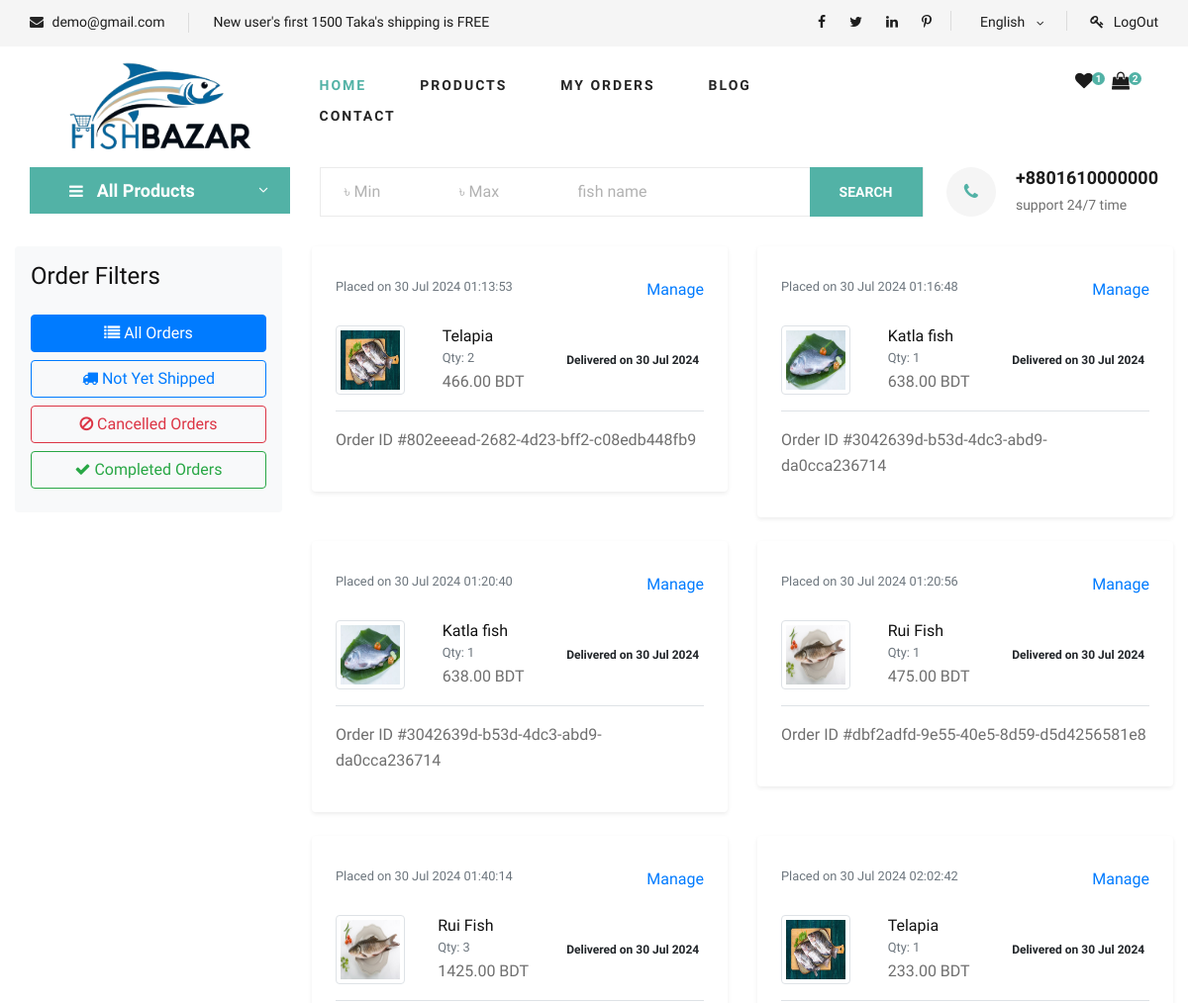
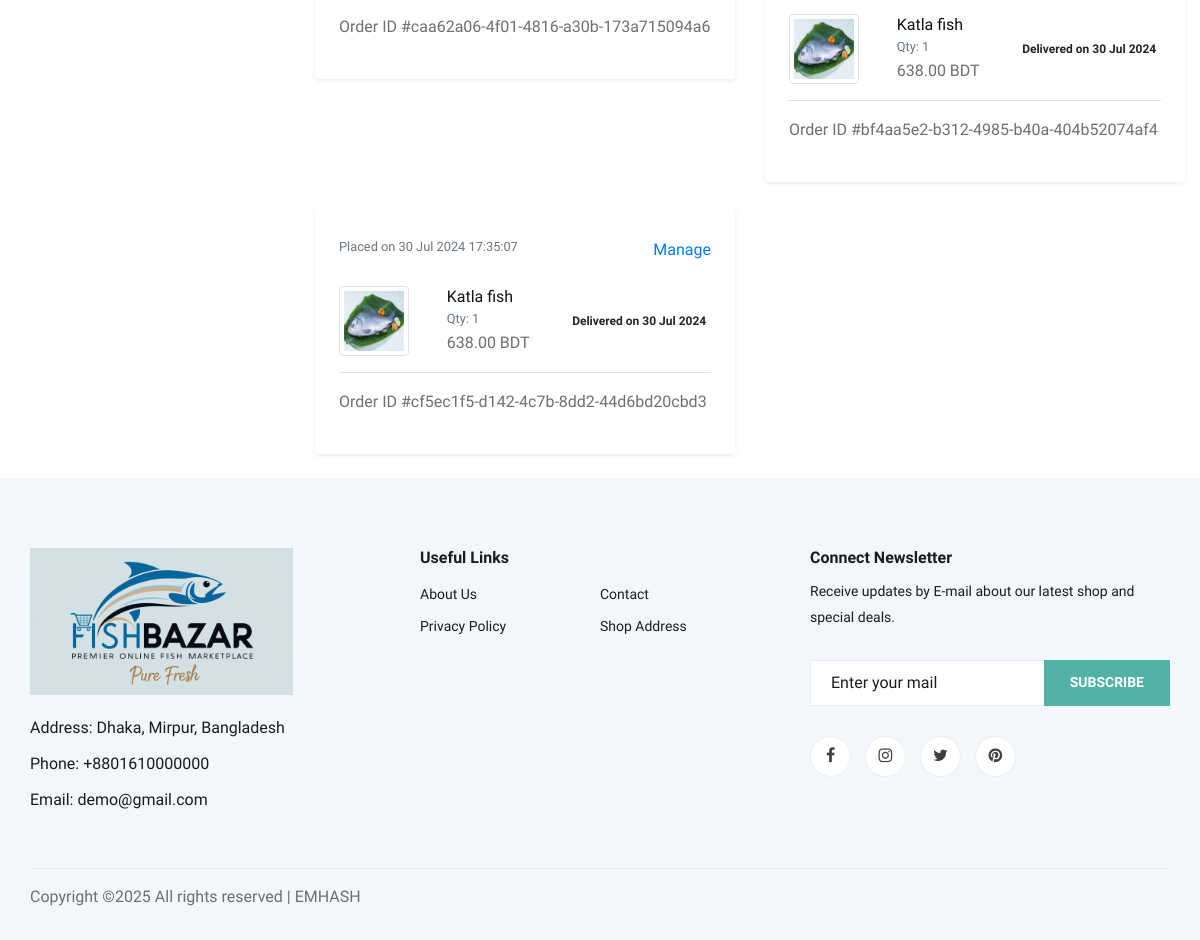
Before: /my-orders/history/ (signed in) with the older database file (2 pictures, top to bottom).
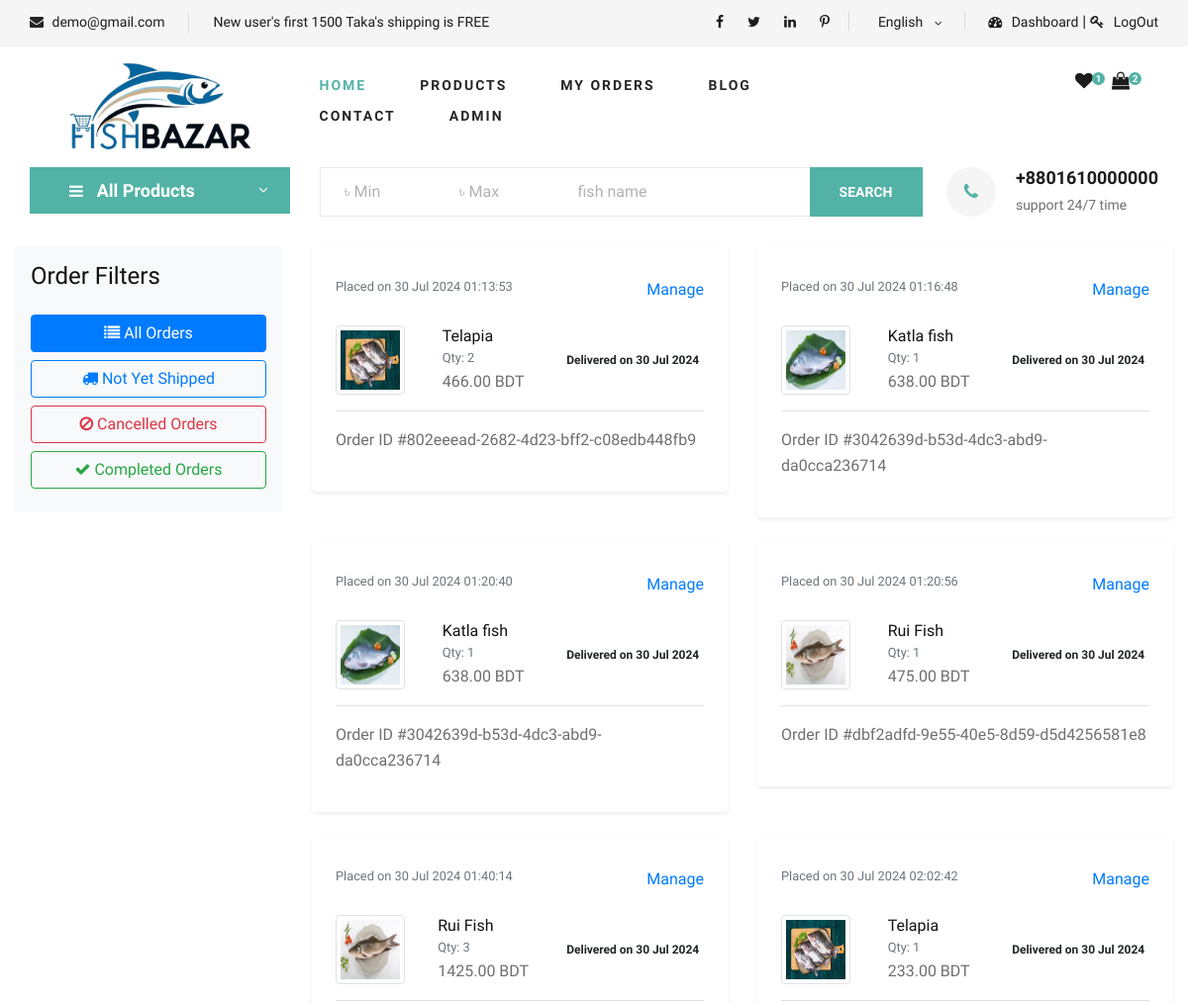
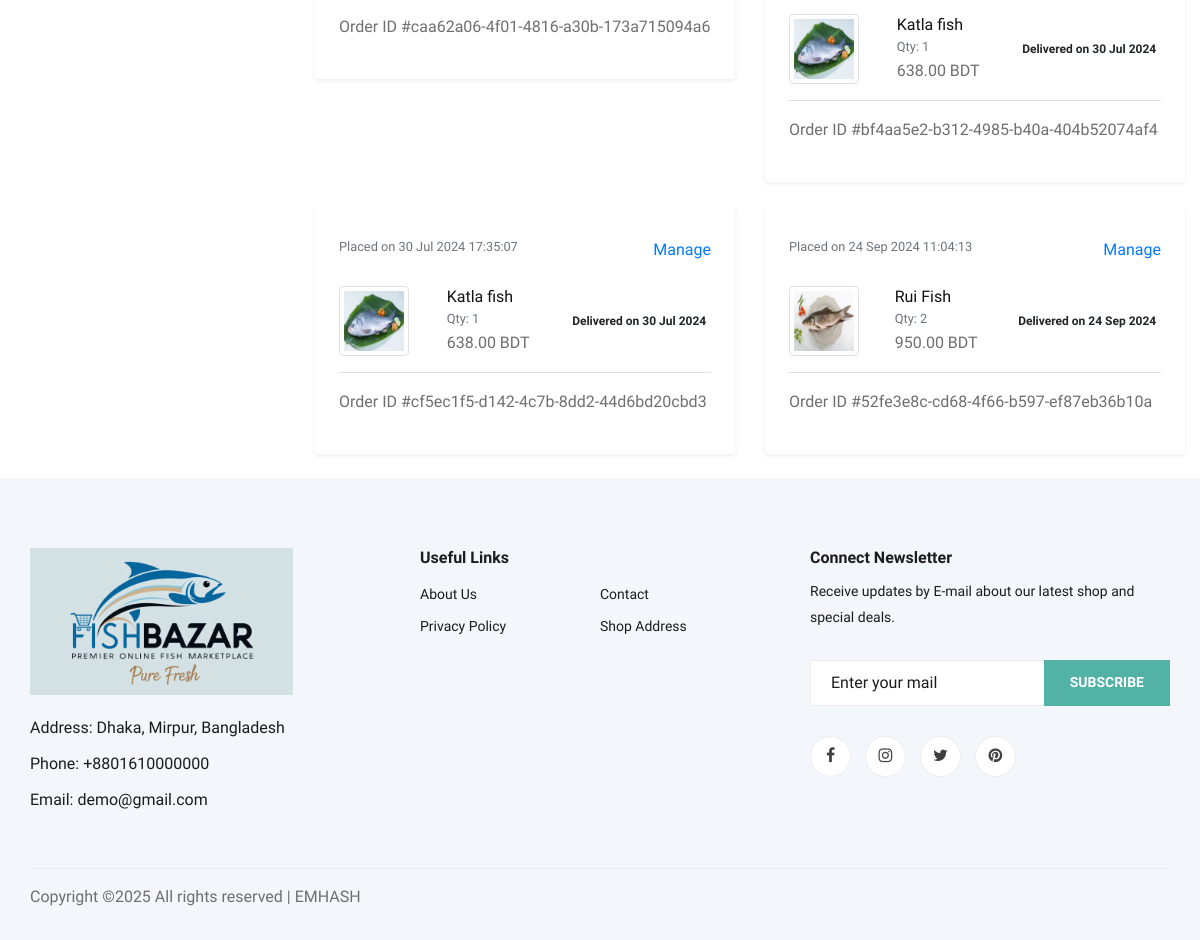
After: the same page with the newer database file (2 pictures, top to bottom).
### apps/users/models.py (models this page shows, shortened)
class User(AbstractBaseUser, PermissionsMixin):
    email = models.EmailField(unique=True, null=False)
    is_staff = models.BooleanField(
        gettext_lazy('I am staff'),
        default=False,
    help_text = gettext_lazy('If the user is admin stuff of this site then can see admin panel')
    )
    is_active = models.BooleanField(
        gettext_lazy('account active'),
        default=True,
        help_text=gettext_lazy('A user should be treated as active. Admin can unselect this instead of deleting accounts')
    )
    ROLE_CHOICES = (
        ('admin', 'Admin'),
        ('customer', 'Customer'),
    )
    role = models.CharField(
        max_length=20,
        choices=ROLE_CHOICES,
        default='admin',
    )
    USERNAME_FIELD = 'email'
    objects = MyCustomManager()

class CommonBaseModel(models.Model):
    uid = models.UUIDField(primary_key=True, default= uuid.uuid4, editable=False)
    created_at = models.DateTimeField(auto_now_add=True)
    updated_at = models.DateTimeField(auto_now=True)
    class Meta:
        abstract = True

class Profile(CommonBaseModel):
    user = models.OneToOneField(User, on_delete=models.CASCADE, related_name='profile')
    name= models.CharField( max_length=250)
    age = models.DateField(auto_now=False, auto_now_add=False, null=True)
    image = models.ImageField(upload_to="UserImages",default="default.jpg")
    details_filled = models.BooleanField(default=False)

### apps/market/models.py (models this page shows, shortened)
class CommonBaseModel(models.Model):
    uid = models.UUIDField(primary_key=True, default= uuid.uuid4, editable=False)
    created_at = models.DateTimeField(auto_now_add=True)
    updated_at = models.DateTimeField(auto_now=True)
    class Meta:
        abstract = True

class Order(CommonBaseModel):
    user = models.ForeignKey(Profile, on_delete=models.CASCADE)
    ordered_items = models.ManyToManyField(CartItem)
    payment = models.BooleanField(default=False)
    payment_id = models.CharField( max_length=300, null=True,blank=True)
    order_id = models.UUIDField(default= uuid.uuid4)

class CartItem(CommonBaseModel):
    user = models.ForeignKey(Profile, on_delete=models.CASCADE)
    fish = models.ForeignKey(Fish, on_delete=models.CASCADE)
    quantity = models.IntegerField(default=1)
    purchased = models.BooleanField(default=False)
    def subtotal(self):
        return self.fish.discounted_price() * self.quantity

class Fish(CommonBaseModel):
    name = models.CharField(max_length=100)
    image = models.ImageField(upload_to="Fishes")
    price = models.DecimalField(max_digits=10, decimal_places=2)
    category = models.ForeignKey(Category, on_delete=models.CASCADE)
    discount = models.DecimalField(max_digits=5, decimal_places=2, blank=True, null=True)
    def discounted_price(self):
        if self.discount:
            return self.price - self.discount
        else:
            return self.price

### apps/market/views.py (the view)
# urls.py: path("my-orders/history/", views.my_orders, name="my_orders" ),
@login_required()
def my_orders(request):
    profile=request.user.profile
    orders = Order.objects.filter(user=profile, payment=True)
    context ={
        "orders":orders,
    }
    return render(request, "frontend/my_orders.html", context)

### apps/market/templatetags/common.py (called while the page is built)
@register.filter
def cart_data(profile):
    if profile:
        carts = CartItem.objects.filter(user=profile, purchased = False)
        if carts:
            item = carts.count()
            return item
        else:
            return 0
    else:
        return 0

### templates/frontend/my_orders.html (shortened to what this page needs)
{% extends "frontend/base/base.html" %}
{% load static %}
{% block content %}
<div class="container-fluid">
    <div class="row">
        <div class="col-md-3">
            <div class="sidebar p-3 bg-light rounded">
                <h4 class="mb-4">Order Filters</h4>
                <button class="btn btn-outline-primary w-100 mb-2 active">
                    <i class="fa fa-list"></i>
                    <span>All Orders</span>
                </button>
                <button class="btn btn-outline-primary w-100 mb-2">
                    <i class="fa fa-truck"></i>
                    <span>Not Yet Shipped</span>
                </button>
                <button class="btn btn-outline-danger w-100 mb-2">
                    <i class="fa fa-ban"></i>
                    <span>Cancelled Orders</span>
                </button>
                <button class="btn btn-outline-success w-100 mb-2">
                    <i class="fa fa-check"></i>
                    <span>Completed Orders</span>
                </button>
            </div>
        </div>
<div class="col-md-9">
    <div class="order-list">
        <div class="row">
            {% for order in orders %}
            <div class="col-md-6 col-sm-6 mb-4">
                <div class="order-card shadow-sm p-4 rounded bg-white">
                    <div class="d-flex justify-content-between align-items-center">
                        <small class="text-muted">Placed on {{ order.created_at|date:"d M Y H:i:s" }}</small>
                        <div class="manage-link mt-2">
                            <a href="#" class="text-primary">Manage</a>
                        </div>
                    </div>
                    <div class="ordered-items mt-4">
                        {% for item in order.ordered_items.all %}
                        <div class="d-flex justify-content-between align-items-center mb-3 border-bottom pb-3">
                            <img src="{{ item.fish.image.url }}" class="img-thumbnail" alt="{{ item.fish.name }}" style="width: 70px; height: 70px;">
                            <div>
                                <h6 class="m-0">{{ item.fish.name }}</h6>
                                <small class="text-muted">Qty: {{ item.quantity }}</small>
                                <p class="m-0">{{ item.subtotal }} BDT</p>
                            </div>
                            <span class="badge ">
                                {% if order.payment %}
                                Delivered on {{ order.updated_at|date:"d M Y" }}
                                {% else %}
                                Cancelled
                                {% endif %}
                            </span>
                        </div>
                        {% endfor %}
                    </div>
                    <p class="order-id text-sm">Order ID #{{ order.order_id }}</p>
                </div>
            </div>
            {% endfor %}
        </div>
    </div>
</div>
    </div>
</div>
{% endblock content %}

### templates/frontend/base/base.html (shortened to what this page needs)
{% load static %}
{% load common %}
<!DOCTYPE html>
<html>
<head>
    <link rel="stylesheet" href="{% static "css/bootstrap.min.css" %}" type="text/css">
    <link rel="stylesheet" href="{% static "css/font-awesome.min.css" %}" type="text/css">
    <link rel="stylesheet" href="{% static "css/elegant-icons.css" %}" type="text/css">
    <link rel="stylesheet" href="{% static "css/nice-select.css" %}" type="text/css">
    <link rel="stylesheet" href="{% static "css/jquery-ui.min.css" %}" type="text/css">
    <link rel="stylesheet" href="{% static "css/owl.carousel.min.css" %}" type="text/css">
    <link rel="stylesheet" href="{% static "css/slicknav.min.css" %}" type="text/css">
    <link rel="stylesheet" href="{% static "css/style.css" %}" type="text/css">
    <link rel="stylesheet" href="{% static "css/alert.css" %}" type="text/css">
</head>
<body>
    <header class="header">
        <div class="header__top">
            <div class="container">
                <div class="row">
                    <div class="col-lg-6 col-md-6">
                        <div class="header__top__left">
                            <ul>
                                <li><i class="fa fa-envelope"></i> demo@gmail.com</li>
                                <li>New user's first 1500 Taka's shipping is FREE</li>
                            </ul>
                        </div>
                    </div>
                    <div class="col-lg-6 col-md-6">
                        <div class="header__top__right">
                            <div class="header__top__right__social">
                                <a href="#"><i class="fa fa-facebook"></i></a>
                                <a href="#"><i class="fa fa-twitter"></i></a>
                                <a href="#"><i class="fa fa-linkedin"></i></a>
                                <a href="#"><i class="fa fa-pinterest-p"></i></a>
                            </div>
                            <div class="header__top__right__language">
                                <div>English</div>
                                <span class="arrow_carrot-down"></span>
                            </div>
                            {% if user.is_superuser %}
                            <div class="header__top__right__auth">
                                <a href="{% url "dashboard" %}"><i class="fa fa-dashboard"></i> Dashboard</a>
                            </div>
                            <span class=""> | </span>
                            {% endif %}
                            {% if user.is_authenticated %}
                            <div class="header__top__right__auth">
                                <a href="{% url "logout_view" %}"><i class="fa fa-key"></i> LogOut</a>
                            </div>
                            {% endif %}
                        </div>
                    </div>
                </div>
            </div>
        </div>
        <div class="container">
            <div class="row">
                <div class="col-lg-3">
                    <div class="header__logo">
                        <a href="{% url "homepage" %}"><img src="{% static "image/fishbazar.png" %}" alt=""></a>
                    </div>
                </div>
                <div class="col-lg-6">
                    <nav class="header__menu">
                        <ul>
                            <li class="active"><a href="{% url "homepage" %}">Home</a></li>
                            <li><a href="#">Products</a>
                            </li>
                            <li><a href="{% url "my_orders" %}">My Orders</a></li>
                            <li><a href="#">Blog</a></li>
                            <li><a href="#">Contact</a></li>
                            {% if user.is_superuser %}
                            <li><a href="{% url "dashboard" %}">Admin</a></li>
                            {% endif %}
                        </ul>
                    </nav>
                </div>
                <div class="col-lg-3">
                    <div class="header__cart">
                        <ul>
                            <li><a href="#"><i class="fa fa-heart"></i> <span>1</span></a></li>
                            <li><a href="{% url "cart" %}"><i class="fa fa-shopping-bag"></i> <span>{{ request.user.profile | cart_data }}</span></a></li>
                        </ul>
                    </div>
                </div>
            </div>
        </div>
    </header>
    <section class="hero hero-normal">
        <div class="container">
            <div class="row">
                <div class="col-lg-3">
                    <div class="hero__categories">
                        <div class="hero__categories__all">
                            <i class="fa fa-bars"></i>
                            <span>All Products</span>
                        </div>
                    </div>
                </div>
                <div class="col-lg-9">
                    <div class="hero__search">
                        <div class="hero__search__form">
                            <form action="/products/?" class="d-flex  rounded">
                                <div class="input-group pe-0 pw-0 me-0 mw-0 ps-0 ms-0" style="max-width: 120px; margin:0px 0px 0px 0px;">
                                    <input type="number" name="price_min"  placeholder=" ৳ Min" aria-label="Min Price">
                                </div>
                                <div class="input-group pe-0 pw-0 me-0 mw-0 ps-0 ms-0" style="max-width: 120px; margin:0px 0px 0px 0px;">
                                    <input type="number" name="price_max"  placeholder="৳ Max" aria-label="Max Price">
                                </div>
                                <div class="input-group flex-grow-1 me-0 ms-0 pe-0">
                                    <input type="text" name="name"  placeholder="fish name" aria-label="Fish Name">
                                </div>
                                <button type="submit" class="site-btn">SEARCH</button>
                            </form>
                        </div>
                        <div class="hero__search__phone">
                            <div class="hero__search__phone__icon">
                                <i class="fa fa-phone"></i>
                            </div>
                            <div class="hero__search__phone__text">
                                <h5>+8801610000000</h5>
                                <span>support 24/7 time</span>
                            </div>
                        </div>
                    </div>
                </div>
            </div>
        </div>
    </section>
    {% block content %}
    {% endblock content %}
    <footer class="footer spad">
        <div class="container">
            <div class="row">
                <div class="col-lg-3 col-md-6 col-sm-6">
                    <div class="footer__about">
                        <div class="footer__about__logo">
                            <a href="{% url "homepage" %}"><img src="{% static "image/fishbazar.jpg" %}" alt=""></a>
                        </div>
                        <ul>
                            <li>Address: Dhaka, Mirpur, Bangladesh</li>
                            <li>Phone: +8801610000000</li>
                            <li>Email: demo@gmail.com</li>
                        </ul>
                    </div>
                </div>
                <div class="col-lg-4 col-md-6 col-sm-6 offset-lg-1">
                    <div class="footer__widget">
                        <h6>Useful Links</h6>
                        <ul>
                            <li><a href="#">About Us</a></li>
                            <li><a href="#">Privacy Policy</a></li>
                        </ul>
                        <ul>
                            <li><a href="#">Contact</a></li>
                            <li><a href="#">Shop Address</a></li>
                        </ul>
                    </div>
                </div>
                <div class="col-lg-4 col-md-12">
                    <div class="footer__widget">
                        <h6>Connect Newsletter</h6>
                        <p>Receive updates by E-mail about our latest shop and special deals.</p>
                        <form action="#">
                            <input type="text" placeholder="Enter your mail">
                            <button type="submit" class="site-btn">Subscribe</button>
                        </form>
                        <div class="footer__widget__social">
                            <a href="#"><i class="fa fa-facebook"></i></a>
                            <a href="#"><i class="fa fa-instagram"></i></a>
                            <a href="#"><i class="fa fa-twitter"></i></a>
                            <a href="#"><i class="fa fa-pinterest"></i></a>
                        </div>
                    </div>
                </div>
            </div>
            <div class="row">
                <div class="col-lg-12">
                    <div class="footer__copyright">
                        <div class="footer__copyright__text">
                            <p>
                                Copyright &copy;<script>document.write(new Date().getFullYear());</script> All rights reserved | EMHASH
                            </p>
                        </div>
                    </div>
                </div>
            </div>
        </div>
    </footer>
</body>
</html>

Changed rows visible on the page:
changed User: is_superuser False → True (drawn)
added Order: created_at "24 Sep 2024 11:04:13", updated_at "24 Sep 2024", order_id "52fe3e8c-cd68-4f66-b597-ef87eb36b10a"
now on this page (row edited): CartItem: fish.image (picture), fish.name "Rui Fish", quantity "2", subtotal "950.00", shown under "24 Sep 2024 11:04:13"
Other visible differences:
text now shown: "Dashboard | ADMIN"
